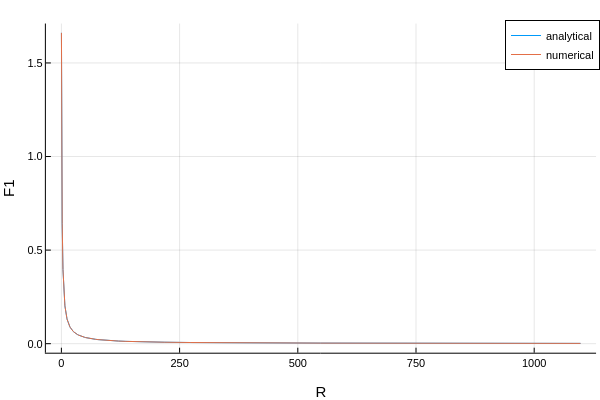

Here is the notebook cell this chart was saved with:
### Code cell
plot(grid=true, gridalpha=0.2)

# R = 0 is a problem for F0(R)
plot!(r_vec, F1.(r_vec), label="analytical")
plot!(r_vec, F1_vec,     label="numerical")

xlabel!("R")
ylabel!("F1")

### Figure 1 — Plotly figure (JSON) as saved in the notebook; plotly's stock layout.template omitted (floating-point values rounded to 4 significant figures; data arrays with more than 128 entries replaced by an {"elided": "..."} marker saying what was removed)
{"data": [{"colorbar": {"len": 0.9143, "title": "", "x": 0.9934, "y": 0.533}, "legendgroup": "analytical", "line": {"color": "rgba(0, 154, 250, 1.000)", "dash": "solid", "shape": "linear", "width": 1}, "mode": "lines", "name": "analytical", "showlegend": true, "type": "scatter", "x": {"elided": "999 float values"}, "xaxis": "x", "y": {"elided": "999 float values"}, "yaxis": "y"}, {"colorbar": {"len": 0.9143, "title": "", "x": 0.9934, "y": 0.533}, "legendgroup": "numerical", "line": {"color": "rgba(227, 111, 71, 1.000)", "dash": "solid", "shape": "linear", "width": 1}, "mode": "lines", "name": "numerical", "showlegend": true, "type": "scatter", "x": {"elided": "999 float values"}, "xaxis": "x", "y": {"elided": "999 float values"}, "yaxis": "y"}], "layout": {"annotations": [], "height": 400, "legend": {"bgcolor": "rgba(255, 255, 255, 1.000)", "bordercolor": "rgba(0, 0, 0, 1.000)", "borderwidth": 1, "font": {"color": "rgba(0, 0, 0, 1.000)", "family": "sans-serif", "size": 11}, "title": {"font": {"color": "rgba(0, 0, 0, 1.000)", "family": "sans-serif", "size": 15}, "text": ""}, "tracegroupgap": 0, "traceorder": "normal", "x": 1, "xanchor": "auto", "y": 1, "yanchor": "auto"}, "margin": {"b": 20, "l": 0, "r": 0, "t": 20}, "paper_bgcolor": "rgba(255, 255, 255, 1.000)", "plot_bgcolor": "rgba(255, 255, 255, 1.000)", "showlegend": true, "width": 600, "xaxis": {"anchor": "y", "domain": [0.07647, 0.9934], "gridcolor": "rgba(0, 0, 0, 0.200)", "gridwidth": 0.5, "linecolor": "rgba(0, 0, 0, 1.000)", "mirror": false, "range": [-32.83, 1131.0], "showgrid": true, "showline": true, "showticklabels": true, "tickangle": 0, "tickcolor": "rgb(0, 0, 0)", "tickfont": {"color": "rgba(0, 0, 0, 1.000)", "family": "sans-serif", "size": 11}, "tickmode": "array", "ticks": "inside", "ticktext": ["0", "250", "500", "750", "1000"], "tickvals": [0, 250, 500, 750, 1000], "title": "R", "titlefont": {"color": "rgba(0, 0, 0, 1.000)", "family": "sans-serif", "size": 15}, "type": "-", "visible": true, "zeroline": false, "zerolinecolor": "rgba(0, 0, 0, 1.000)"}, "yaxis": {"anchor": "x", "domain": [0.07581, 0.9902], "gridcolor": "rgba(0, 0, 0, 0.200)", "gridwidth": 0.5, "linecolor": "rgba(0, 0, 0, 1.000)", "mirror": false, "range": [-0.04822, 1.711], "showgrid": true, "showline": true, "showticklabels": true, "tickangle": 0, "tickcolor": "rgb(0, 0, 0)", "tickfont": {"color": "rgba(0, 0, 0, 1.000)", "family": "sans-serif", "size": 11}, "tickmode": "array", "ticks": "inside", "ticktext": ["0.0", "0.5", "1.0", "1.5"], "tickvals": [0, 0.5, 1, 1.5], "title": "F1", "titlefont": {"color": "rgba(0, 0, 0, 1.000)", "family": "sans-serif", "size": 15}, "type": "-", "visible": true, "zeroline": false, "zerolinecolor": "rgba(0, 0, 0, 1.000)"}}}
